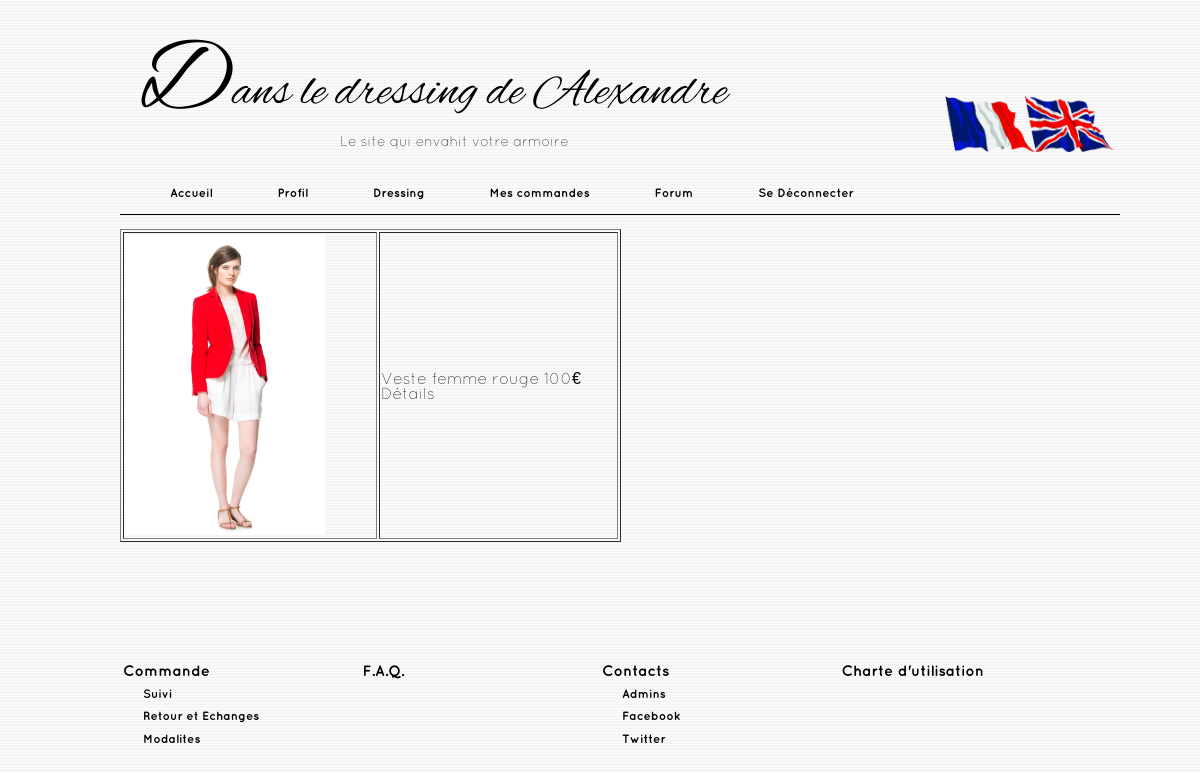
Screenshot of /Vente/affichervente/17 (signed in) with the database file from the repository.
### tables this page shows
CREATE TABLE IF NOT EXISTS `article` (
  `id_article` int(11) NOT NULL AUTO_INCREMENT,
  `nom_article` varchar(255) NOT NULL,
  `article_url` varchar(255) NOT NULL,
  `categorie_id` int(11) NOT NULL,
  `souscategorie_id` int(11) NOT NULL,
  `description` text NOT NULL,
  `vente_id` int(11) NOT NULL,
  `prixinitial` int(11) NOT NULL,
  `reduction` int(11) NOT NULL,
  `prixfinal` int(11) NOT NULL,
  PRIMARY KEY (`id_article`),
  KEY `categorie_id` (`categorie_id`),
  KEY `souscategorie_id` (`souscategorie_id`),
  KEY `vente_id` (`vente_id`)
);

### Core/Controller.php (called while the page is built, shortened)
<?php
class Controller {
	public $request;
	private $rendered = false;
	function __construct($request) {
		$this->request = $request;
	}
	public function render($view, $vars=null) {
		if ($this->rendered == true) {
			return false;
		}
		if (strpos($view, '/') === 0) {
			$view = ROOT.DS.'Views'.$view.'.php';
		}
		else {
			$view = ROOT.DS.'Views'.DS.ucfirst($this->request->controller).DS.$view.'.php';
		}
		require $view;
		$this->rendered = true;
	}
}

### Core/Dispatcher.php (called while the page is built, shortened)
<?php
class Dispatcher {
	var $request;
	function __construct() {
		$this->request = new Request();
		$controller = $this->loadController();
		call_user_func_array(array($controller, $this->request->action), $this->request->params);
	}
	function loadController() {
		return new $name($this->request);
	}
}

### Webroot/index.php (called while the page is built, shortened)
<?php
new Dispatcher();
?>

### Core/Router.php (called while the page is built, shortened)
<?php
class Router {
	static function parse($url, $request) {
		$url = trim($url, '/');
		$params = explode('/', $url);
		$request->params = array_slice($params,2);
		return true;
	}
}

### Core/Model.php (called while the page is built, shortened)
<?php
class Model {
	public $conf = 'default';
	public function __construct() {
		$conf = Config::$database[$this->conf];
		try {
			$pdo = new PDO('mysql:host='.$conf['host'].';dbname='.$conf['database'].';',
				$conf['login'], $conf['password'], array(PDO::MYSQL_ATTR_INIT_COMMAND => 'SET NAMES utf8'));
			$this->db = $pdo;
		}catch(PDOException $e){
			if (Config::$debug >= 1) {
				die($e->getMessage());
			}else{
				die('Impossible de se connecter à la base de données');
			}
		}
	}
}

### Models/Vente.php (called while the page is built, shortened)
<?php
class Vente extends Model {
		public function findArticles($id){
			$sql = 'SELECT * FROM article WHERE vente_id ='.$id;
			$pre = $this->db->prepare($sql);
			$pre->execute();
			return $pre->fetchAll(PDO::FETCH_OBJ);
		}
}

### Views/Vente/Vente.php (the view, shortened to what this page needs)
<head>
</head>
<table class="AffichageVente" border = "1">
<?php for ($i=0; $i < sizeof($vente) ; $i++): ?>
<?php $id = $vente[$i]->id_article;
$nomarticle = $vente[$i]->nom_article;
$prix = $vente[$i]->prixfinal;
?>
<tr>
	<td><img src="/Dansledressingde/Webroot/img/Articles/<?php echo($vente[$i]->article_url); ?>" class="img" style="margin-right: 50px" /></td>
	<td><?php echo($nomarticle);?>  <?php echo($prix);?>€ <br> <a href="/Dansledressingde/articles/afficherarticle/<?php echo($id);?>"><?php echo _("Détails"); ?></a></td>
</tr>
<?php endfor; ?>
</table>

### Webroot/css/style.css (style rules this page uses)
body { width: 960px; margin: auto; background-image: url('../img/linen.png'); font-family: "QuicksandLight", "Copperplate" ,Verdana, Arial, Helvetica, sans-serif; }
td { width: 235px; }
a { color: black; text-decoration: none; }

### Views/Vente/Vente.php (style rules this page uses)
.img { width: 200px; height: 300px; }

### rows the page displays
article: article_url (picture), nom_article "Veste femme rouge", prixfinal "100"

### other values shown
$_SESSION['User']->pseudo "Alexandre"
_("Le site qui envahit votre armoire") "Le site qui envahit votre armoire"
_("Accueil") "Accueil"
_("Profil") "Profil"
_("Dressing") "Dressing"
_("Mes commandes") "Mes commandes"
_("Forum") "Forum"
_("Se Déconnecter") "Se Déconnecter"
_("Commande") "Commande"
_("F.A.Q.") "F.A.Q."
_("Contacts") "Contacts"
_("Charte d'utilisation") "Charte d'utilisation"
_("Suivi") "Suivi"
_("Admins") "Admins"
_("Retour et Echanges") "Retour et Echanges"
